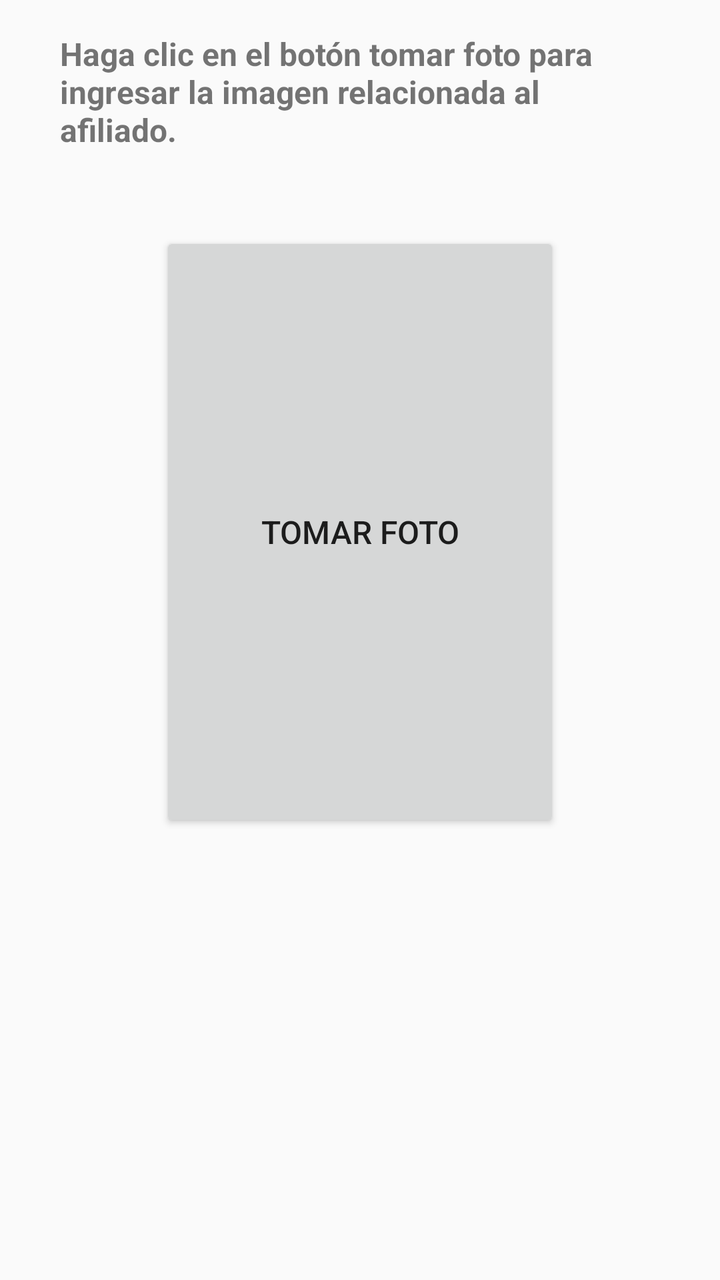
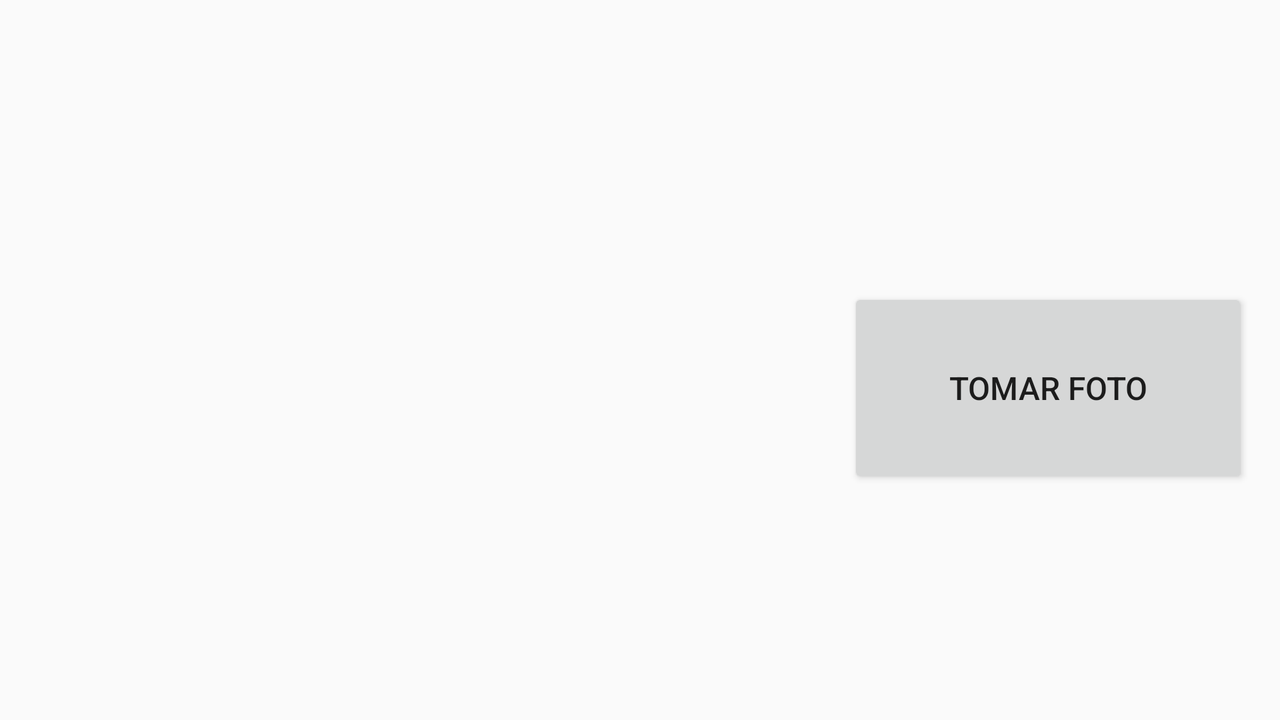

Two renders of one Android screen. The first uses the default layout on a phone; the second uses the alternative layout the repository ships for a different screen configuration, on a matching device. The two XML files are below.
<!-- AndroidManifest.xml: application theme AppTheme -->
<!-- res/layout/activity_principal.xml -->
<RelativeLayout xmlns:android="http://schemas.android.com/apk/res/android"
    xmlns:tools="http://schemas.android.com/tools" android:layout_width="match_parent"
    android:layout_height="match_parent" android:paddingLeft="@dimen/activity_horizontal_margin"
    android:paddingRight="@dimen/activity_horizontal_margin"
    android:paddingTop="@dimen/activity_vertical_margin"
    android:paddingBottom="@dimen/activity_vertical_margin" tools:context=".Principal">

    <Button
        android:layout_width="wrap_content"
        android:layout_height="wrap_content"
        android:text="Tomar foto"
        android:id="@+id/tomarFoto"
        android:height="300dp"
        android:textSize="16dp"
        android:width="200dp"
        android:layout_centerHorizontal="true"
        android:layout_below="@+id/mensaje" />

    <TextView
        android:layout_width="wrap_content"
        android:layout_height="wrap_content"
        android:id="@+id/mensaje"
        android:layout_alignParentTop="true"
        android:layout_centerHorizontal="true"
        android:width="300dp"
        android:height="100dp"
        android:autoText="true"
        android:text="Haga clic en el botón tomar foto para ingresar la imagen relacionada al afiliado."
        android:textSize="16dp"
        android:textStyle="bold" />

</RelativeLayout>
<!-- resources referenced by this layout -->
<resources>
  <dimen name="activity_horizontal_margin">16dp</dimen>
  <dimen name="activity_vertical_margin">16dp</dimen>
  <style name="AppTheme" parent="Theme.AppCompat.Light.DarkActionBar">
          
      </style>
</resources>
<!-- res/layout-land/activity_principal.xml (the repository's variant of the layout above) -->
<!-- drawn on the phone turned sideways -->
<RelativeLayout xmlns:android="http://schemas.android.com/apk/res/android"
    xmlns:tools="http://schemas.android.com/tools" android:layout_width="match_parent"
    android:layout_height="match_parent" android:paddingLeft="@dimen/activity_horizontal_margin"
    android:paddingRight="@dimen/activity_horizontal_margin"
    android:paddingTop="@dimen/activity_vertical_margin"
    android:paddingBottom="@dimen/activity_vertical_margin" tools:context=".Principal">

    <Button
        android:layout_width="wrap_content"
        android:layout_height="wrap_content"
        android:text="Tomar foto"
        android:id="@+id/tomarFoto"
        android:height="100dp"
        android:textSize="16dp"
        android:width="200dp"
        android:layout_above="@+id/foto"
        android:layout_alignParentEnd="true" />

    <ImageView
        android:layout_width="wrap_content"
        android:layout_height="wrap_content"
        android:id="@+id/foto"
        android:layout_alignParentBottom="true"
        android:layout_centerHorizontal="true"
        android:maxWidth="200dp"
        android:maxHeight="100dp"
        android:minHeight="100dp"
        android:minWidth="200dp" />

    <TextView
        android:layout_width="wrap_content"
        android:layout_height="wrap_content"
        android:id="@+id/mensaje"
        android:width="300dp"
        android:height="100dp"
        android:autoText="true"
        android:layout_above="@+id/foto"
        android:layout_alignParentStart="true" />


</RelativeLayout>
